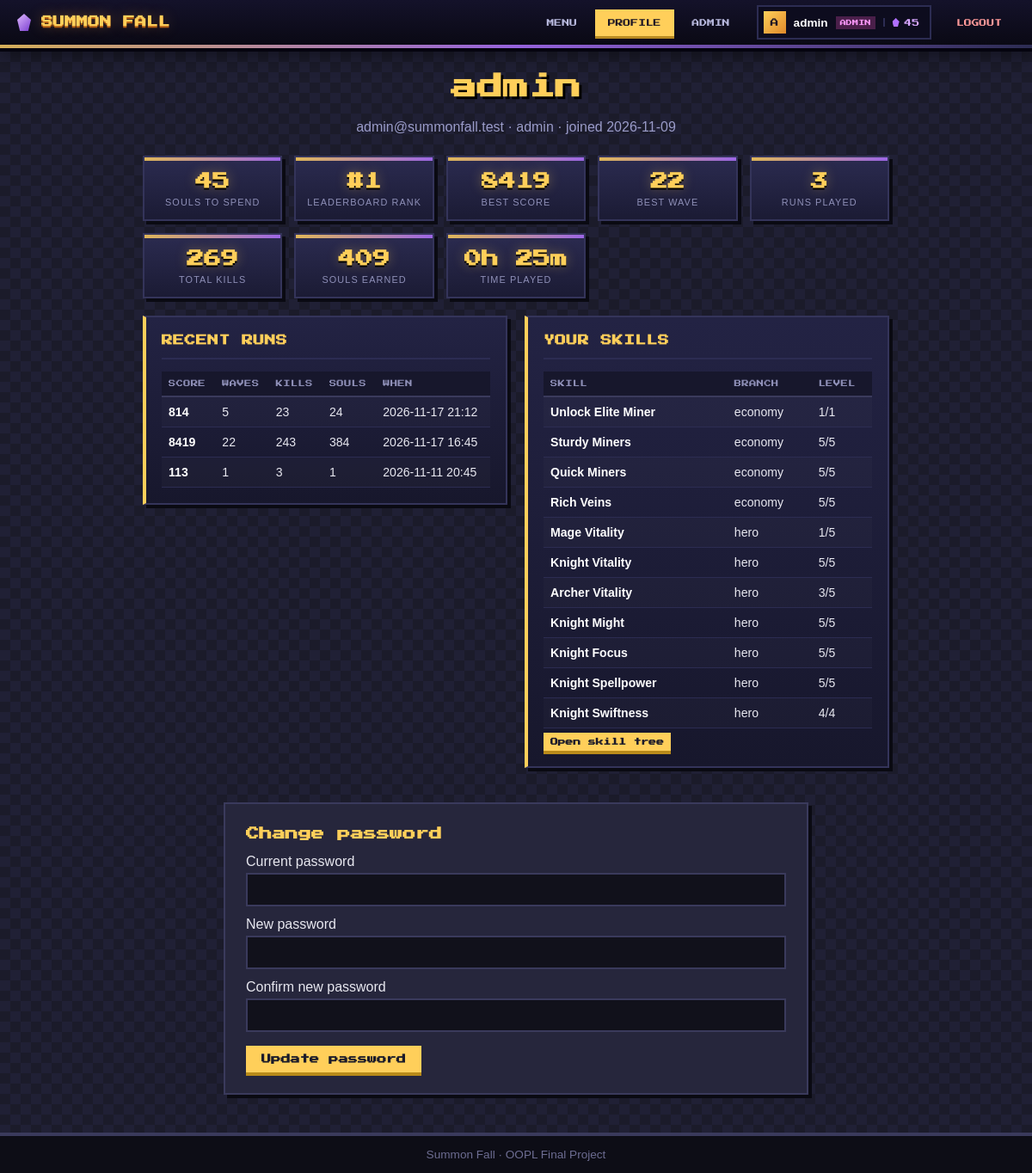
The app's page /views/profile.php (signed in), older data.
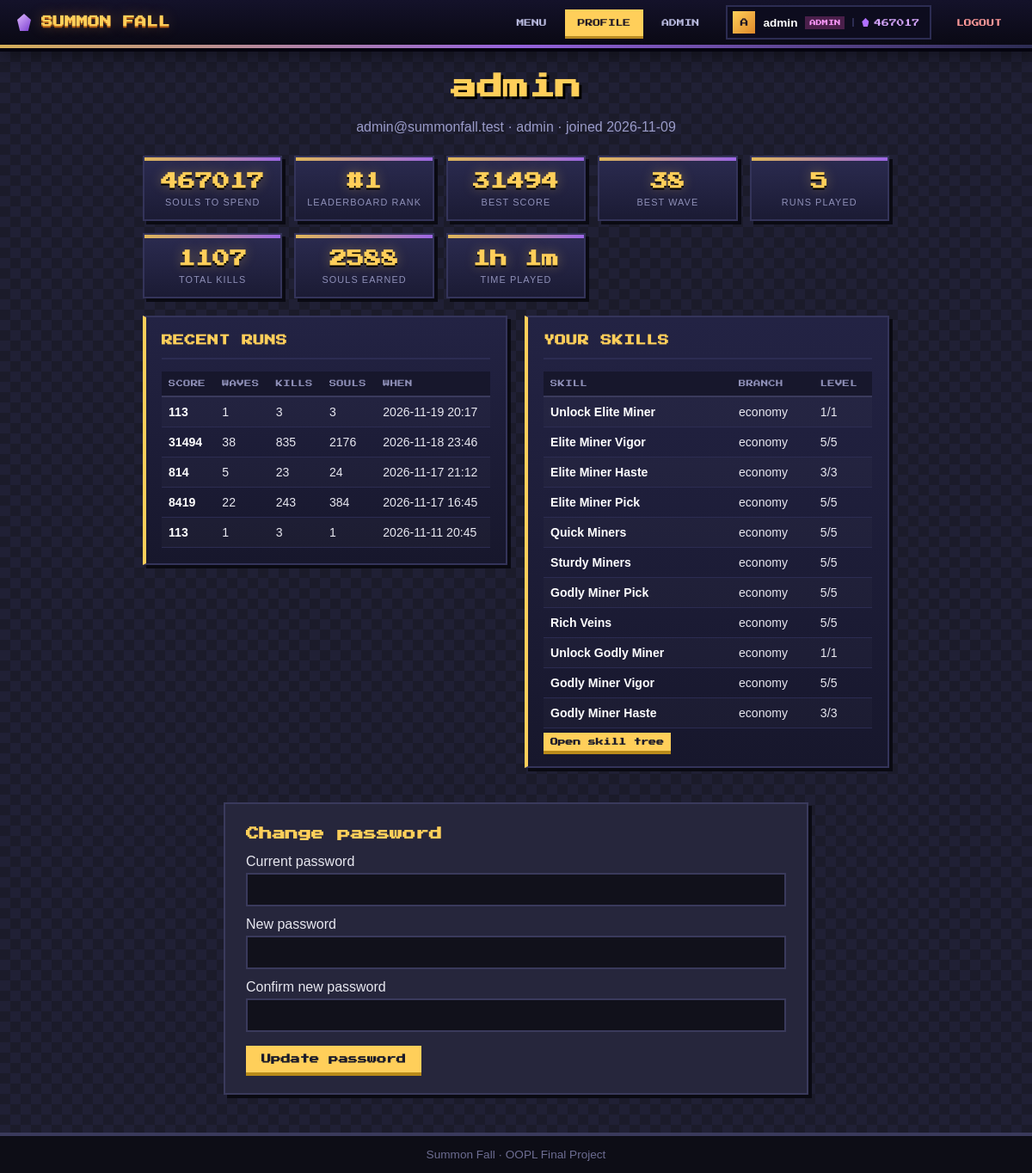
The same page, newer data.
### tables this page shows
CREATE TABLE `users` (
  `id` int UNSIGNED NOT NULL,
  `username` varchar(30) NOT NULL,
  `email` varchar(100) NOT NULL,
  `password_hash` varchar(255) NOT NULL,
  `role` enum('admin','player') NOT NULL DEFAULT 'player',
  `souls` int UNSIGNED NOT NULL DEFAULT '0',
  `created_at` timestamp NULL DEFAULT CURRENT_TIMESTAMP
);

CREATE TABLE `scores` (
  `id` int UNSIGNED NOT NULL,
  `user_id` int UNSIGNED NOT NULL,
  `map_id` tinyint NOT NULL DEFAULT '1',
  `score` int UNSIGNED NOT NULL,
  `waves_reached` int UNSIGNED NOT NULL,
  `kills` int UNSIGNED NOT NULL,
  `souls_earned` int UNSIGNED NOT NULL,
  `duration_sec` int UNSIGNED NOT NULL,
  `played_at` timestamp NULL DEFAULT CURRENT_TIMESTAMP
);

CREATE TABLE `player_skills` (
  `user_id` int UNSIGNED NOT NULL,
  `skill_id` int UNSIGNED NOT NULL,
  `level` tinyint UNSIGNED NOT NULL DEFAULT '1'
);

CREATE TABLE `skills` (
  `id` int UNSIGNED NOT NULL,
  `name` varchar(40) NOT NULL,
  `description` varchar(160) NOT NULL,
  `branch` varchar(30) NOT NULL,
  `tier` tinyint UNSIGNED NOT NULL,
  `parent_skill_id` int UNSIGNED DEFAULT NULL,
  `unit_id` int UNSIGNED DEFAULT NULL,
  `stat` varchar(30) NOT NULL,
  `bonus_per_level` decimal(6,2) NOT NULL,
  `base_cost` int UNSIGNED NOT NULL,
  `cost_growth` decimal(3,2) NOT NULL DEFAULT '1.50',
  `max_level` tinyint UNSIGNED NOT NULL DEFAULT '5',
  `unit_line` varchar(20) DEFAULT NULL,
  `unit_tier` tinyint NOT NULL DEFAULT '0',
  `unlocks_unit_id` int DEFAULT NULL,
  `hero_id` int DEFAULT NULL
);

### classes/Auth.php (called while the page is built, shortened)
<?php
class Auth
{
    private static ?User $current = null;
    public static function user(): ?User
    {
        if (self::$current === null && isset($_SESSION['user_id'])) {
            self::$current = User::find((int) $_SESSION['user_id']);
        }
        return self::$current;
    }
    public static function check(): bool
    {
        return self::user() !== null;
    }
}

### classes/AdminUser.php (called while the page is built, shortened)
<?php
class AdminUser extends User
{
    public function getRole(): string { return 'admin'; }
    public function canManageContent(): bool { return true; }
}

### classes/User.php (called while the page is built, shortened)
<?php
abstract class User extends Model
{
    private string $username;
    private string $email;
    private int $souls;
    public function __construct(string $username, string $email, string $passwordHash, int $souls = 0, ?int $id = null)
    {
        $this->souls = $souls;
    }
    public function getUsername(): string { return $this->username; }
    public function getEmail(): string { return $this->email; }
    public function getSouls(): int { return $this->souls; }
    public function setUsername(string $username): void
    {
        $this->username = $username;
    }
    public function setEmail(string $email): void
    {
        $this->email = $email;
    }
}

### classes/Database.php (called while the page is built, shortened)
<?php
class Database
{
    private static ?Database $instance = null;
    private PDO $pdo;
    private function __construct()
    {
        $c = require BASE_PATH . '/config/database.php';
        $dsn = "mysql:host={$c['host']};dbname={$c['name']};charset={$c['charset']}";
        try {
            $this->pdo = new PDO($dsn, $c['user'], $c['pass'], [
                PDO::ATTR_ERRMODE            => PDO::ERRMODE_EXCEPTION,
                PDO::ATTR_DEFAULT_FETCH_MODE => PDO::FETCH_ASSOC,
                PDO::ATTR_EMULATE_PREPARES   => false,
            ]);
        } catch (PDOException $e) {
            throw new DatabaseException(DEBUG ? $e->getMessage() : 'Could not connect to the database.', 0, $e);
        }
    }
    public static function getInstance(): Database
    {
        if (self::$instance === null) {
            self::$instance = new Database();
        }
        return self::$instance;
    }
    public function query(string $sql, array $params = []): PDOStatement
    {
        try {
            $stmt = $this->pdo->prepare($sql);
            $stmt->execute($params);
            return $stmt;
        } catch (PDOException $e) {
            throw new DatabaseException(DEBUG ? $e->getMessage() : 'A database error occurred.', 0, $e);
        }
    }
    public function fetchAll(string $sql, array $params = []): array
    {
        return $this->query($sql, $params)->fetchAll();
    }
    public function fetchOne(string $sql, array $params = []): ?array
    {
        $row = $this->query($sql, $params)->fetch();
        return $row === false ? null : $row;
    }
}

### config/database.php (called while the page is built)
<?php
return [
    'host'    => 'localhost',
    'name'    => 'summon_fall',
    'user'    => 'root',
    'pass'    => '',
    'charset' => 'utf8mb4',
];

### classes/Model.php (called while the page is built, shortened)
<?php
abstract class Model implements Crudable
{
    protected static string $table = '';
    private ?int $id;
    public function __construct(?int $id = null)
    {
        $this->id = $id;
    }
    public function getId(): ?int { return $this->id; }
    public static function find(int $id): ?static
    {
        $row = Database::getInstance()->fetchOne('SELECT * FROM ' . static::$table . ' WHERE id = ?', [$id]);
        return $row ? static::fromRow($row) : null;
    }
}

### includes/auth_check.php (called while the page is built, shortened)
<?php
require_once __DIR__ . '/autoload.php';
if (!Auth::check()) {
    header('Location: ' . BASE_URL . '/views/auth/login.php');
    exit;
}
$currentUser = Auth::user();

### includes/admin_helpers.php (called while the page is built, shortened)
<?php
function h($v): string
{
    return htmlspecialchars((string) $v, ENT_QUOTES, 'UTF-8');
}

### classes/Score.php (called while the page is built, shortened)
<?php
class Score extends Model
{
    public static function statsFor(int $userId): array
    {
        $db = Database::getInstance();
        $row = $db->fetchOne(
            'SELECT COUNT(*) AS runs, COALESCE(MAX(score),0) AS best, COALESCE(MAX(waves_reached),0) AS best_wave,
                    COALESCE(SUM(kills),0) AS kills, COALESCE(SUM(souls_earned),0) AS souls,
                    COALESCE(SUM(duration_sec),0) AS seconds
             FROM scores WHERE user_id = ?',
            [$userId]
        );
        $rank = null;
        if ((int) $row['runs'] > 0) {
            $r = $db->fetchOne(
                'SELECT COUNT(*) + 1 AS pos FROM (SELECT MAX(score) AS m FROM scores GROUP BY user_id) t WHERE t.m > ?',
                [$row['best']]
            );
            $rank = (int) $r['pos'];
        }
        return [
            'runs' => (int) $row['runs'], 'best' => (int) $row['best'], 'bestWave' => (int) $row['best_wave'],
            'kills' => (int) $row['kills'], 'souls' => (int) $row['souls'], 'seconds' => (int) $row['seconds'],
            'rank' => $rank,
        ];
    }
    public static function recentFor(int $userId, int $limit = 10): array
    {
        return Database::getInstance()->fetchAll(
            'SELECT score, waves_reached, kills, souls_earned, duration_sec, played_at
             FROM scores WHERE user_id = ? ORDER BY played_at DESC, id DESC LIMIT ' . (int) $limit,
            [$userId]
        );
    }
}

### includes/autoload.php (called while the page is built, shortened)
<?php
spl_autoload_register(function (string $class): void {
    $dirs = [BASE_PATH . '/classes/', BASE_PATH . '/classes/exceptions/'];
    foreach ($dirs as $dir) {
        $file = $dir . $class . '.php';
        if (is_file($file)) {
            return;
        }
    }
});

### views/profile.php (the view, shortened to what the changed rows need)
<?php
require_once __DIR__ . '/../includes/auth_check.php';
require_once __DIR__ . '/../includes/admin_helpers.php';
$stats = ['runs' => 0, 'best' => 0, 'bestWave' => 0, 'kills' => 0, 'souls' => 0, 'seconds' => 0, 'rank' => null];
$recent = [];
$owned = [];
$joined = '';
try {
    $uid = $currentUser->getId();
    $db = Database::getInstance();
    $stats = Score::statsFor($uid);
    $recent = Score::recentFor($uid, 10);
    $owned = $db->fetchAll(
        'SELECT s.name, s.branch, ps.level, s.max_level FROM player_skills ps
         JOIN skills s ON s.id = ps.skill_id WHERE ps.user_id = ? ORDER BY s.branch, s.tier',
        [$uid]
    );
    $row = $db->fetchOne('SELECT created_at FROM users WHERE id = ?', [$uid]);
    $joined = $row ? substr($row['created_at'], 0, 10) : '';
} catch (DatabaseException $e) {
    $loadError = DEBUG ? $e->getMessage() : 'Could not load your stats.';
}
$hours = intdiv($stats['seconds'], 3600);
$mins = intdiv($stats['seconds'] % 3600, 60);
require __DIR__ . '/../includes/header.php';
?>
<section class="hero">
    <h1><?= h($currentUser->getUsername()) ?></h1>
    <p><?= h($currentUser->getEmail()) ?> &middot; <?= h($currentUser->getRole()) ?> &middot; joined <?= h($joined) ?></p>
</section>
<div class="tiles">
    <div class="tile"><strong><?= $currentUser->getSouls() ?></strong><span>Souls to spend</span></div>
    <div class="tile"><strong><?= $stats['best'] ?></strong><span>Best score</span></div>
    <div class="tile"><strong><?= $stats['bestWave'] ?></strong><span>Best wave</span></div>
    <div class="tile"><strong><?= $stats['runs'] ?></strong><span>Runs played</span></div>
    <div class="tile"><strong><?= $stats['kills'] ?></strong><span>Total kills</span></div>
    <div class="tile"><strong><?= $stats['souls'] ?></strong><span>Souls earned</span></div>
    <div class="tile"><strong><?= $hours ?>h <?= $mins ?>m</strong><span>Time played</span></div>
</div>
<div class="two-col">
    <div class="panel">
        <h2>Recent runs</h2>
        <div class="table-wrap"><table class="admin-table">
            <tr><th>Score</th><th>Waves</th><th>Kills</th><th>Souls</th><th>When</th></tr>
            <?php foreach ($recent as $r): ?>
                <tr><td><?= $r['score'] ?></td><td><?= $r['waves_reached'] ?></td><td><?= $r['kills'] ?></td><td><?= $r['souls_earned'] ?></td><td><?= h(substr($r['played_at'], 0, 16)) ?></td></tr>
            <?php endforeach; ?>
        </table></div>
    </div>
    <div class="panel">
        <h2>Your skills</h2>
        <div class="table-wrap"><table class="admin-table">
            <tr><th>Skill</th><th>Branch</th><th>Level</th></tr>
            <?php foreach ($owned as $s): ?>
                <tr><td><?= h($s['name']) ?></td><td><?= h($s['branch']) ?></td><td><?= $s['level'] ?>/<?= $s['max_level'] ?></td></tr>
            <?php endforeach; ?>
        </table></div>
    </div>
</div>
<div class="card wide">
    <h2>Change password</h2>
</div>
<?php require __DIR__ . '/../includes/footer.php'; ?>

### includes/header.php (shortened to what the changed rows need)
<?php
require_once __DIR__ . '/autoload.php';
$navUser = Auth::user();
$cssVersion = @filemtime(BASE_PATH . '/assets/css/main.css') ?: 1;
?>
<!DOCTYPE html>
<html lang="en">
<head>
    <link rel="stylesheet" href="<?= BASE_URL ?>/assets/css/main.css?v=<?= $cssVersion ?>">
</head>
<body>
<?php
$navPage = basename($_SERVER['SCRIPT_NAME']);
$navActive = fn(string ...$files) => in_array($navPage, $files, true) ? ' on' : '';
?>
<header class="topbar">
    <nav class="topnav">
        <?php if ($navUser): ?>
            <a class="nl<?= $navActive('menu.php') ?>" href="<?= BASE_URL ?>/views/menu.php">Menu</a>
            <a class="nl<?= $navActive('profile.php') ?>" href="<?= BASE_URL ?>/views/profile.php">Profile</a>
            <?php if ($navUser->canManageContent()): ?>
                <a class="nl<?= str_contains($_SERVER['SCRIPT_NAME'], '/admin/') ? ' on' : '' ?>" href="<?= BASE_URL ?>/views/admin/dashboard.php">Admin</a>
            <?php endif; ?>
            <span class="nuser" title="<?= htmlspecialchars($navUser->getRole()) ?>">
                <b class="av"><?= htmlspecialchars(strtoupper(substr($navUser->getUsername(), 0, 1))) ?></b>
                <span class="nm"><?= htmlspecialchars($navUser->getUsername()) ?></span>
                <em class="rl <?= htmlspecialchars($navUser->getRole()) ?>"><?= htmlspecialchars($navUser->getRole()) ?></em>
                <span class="sl"><i class="gem"></i><?= (int) $navUser->getSouls() ?></span>
            </span>
            <a class="nl out" href="<?= BASE_URL ?>/views/auth/logout.php">Logout</a>
        <?php else: ?>
            <a class="nl<?= $navActive('login.php') ?>" href="<?= BASE_URL ?>/views/auth/login.php">Login</a>
            <a class="nl cta<?= $navActive('register.php') ?>" href="<?= BASE_URL ?>/views/auth/register.php">Register</a>
        <?php endif; ?>
    </nav>
</header>
<main class="container">

Row changes from the older to the newer data that the page shows:
no longer on this page (row unchanged): player_skills: skill.name "Mage Vitality", skill.branch "hero", level "1", skill.max_level "5"
no longer on this page (row unchanged): player_skills: skill.name "Knight Vitality", skill.branch "hero", level "5", skill.max_level "5"
no longer on this page (row unchanged): player_skills: skill.name "Archer Vitality", skill.branch "hero", level "3", skill.max_level "5"
no longer on this page (row unchanged): player_skills: skill.name "Knight Might", skill.branch "hero", level "5", skill.max_level "5"
no longer on this page (row unchanged): player_skills: skill.name "Knight Focus", skill.branch "hero", level "5", skill.max_level "5"
no longer on this page (row unchanged): player_skills: skill.name "Knight Spellpower", skill.branch "hero", level "5", skill.max_level "5"
no longer on this page (row unchanged): player_skills: skill.name "Knight Swiftness", skill.branch "hero", level "4", skill.max_level "4"
changed users "admin": souls "45" → "467017"
added scores: score "113", waves_reached "1", kills "3", souls_earned "3", played_at "2026-11-19 20:17"
added scores: score "31494", waves_reached "38", kills "835", souls_earned "2176", played_at "2026-11-18 23:46"
added player_skills: skill.name "Elite Miner Vigor", skill.branch "economy", level "5", skill.max_level "5"
added player_skills: skill.name "Elite Miner Haste", skill.branch "economy", level "3", skill.max_level "3"
added player_skills: skill.name "Elite Miner Pick", skill.branch "economy", level "5", skill.max_level "5"
shown differently, row unchanged: player_skills "Quick Miners": moves up the list
added player_skills: skill.name "Godly Miner Pick", skill.branch "economy", level "5", skill.max_level "5"
added player_skills: skill.name "Unlock Godly Miner", skill.branch "economy", level "1", skill.max_level "1"
added player_skills: skill.name "Godly Miner Vigor", skill.branch "economy", level "5", skill.max_level "5"
added player_skills: skill.name "Godly Miner Haste", skill.branch "economy", level "3", skill.max_level "3"
Text that changed along with them:
$stats['best']: "8419" → "31494"
$stats['bestWave']: "22" → "38"
$stats['runs']: "3" → "5"
$stats['kills']: "269" → "1107"
$stats['souls']: "409" → "2588"
$hours: "0" → "1"
$mins: "25" → "1"
